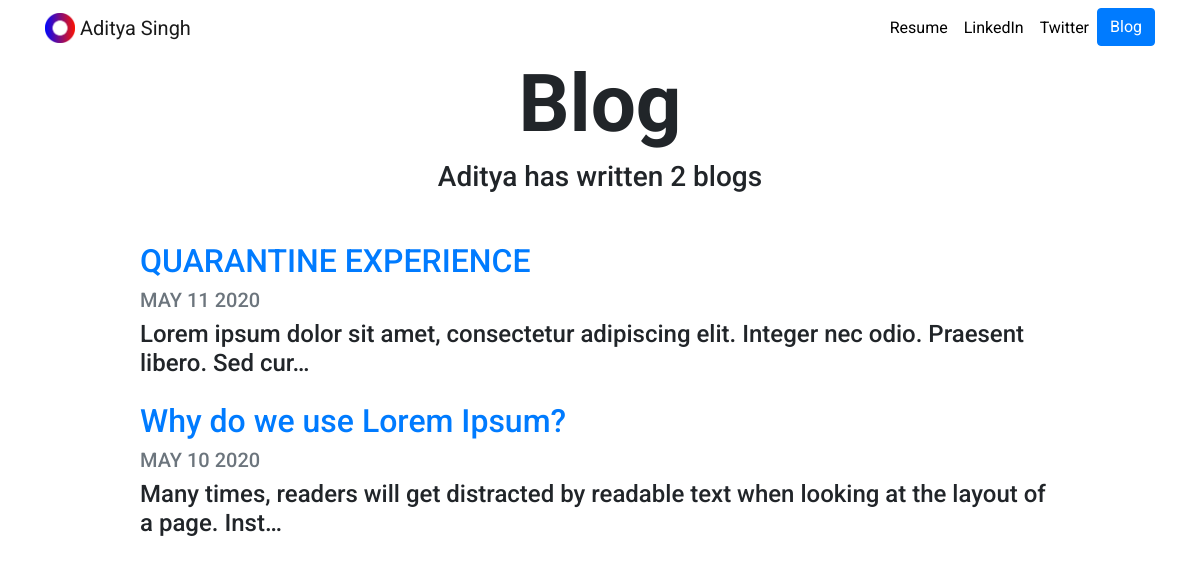
Screenshot of /blog/ with the database file from the repository.
### blog/models.py (models this page shows, shortened)
class Blog(models.Model):
	title = models.CharField(max_length=200)
	description = models.TextField()
	date = models.DateField()

### blog/views.py (the view)
# urls.py: path('', views.all_blogs, name='all_blogs'),
def all_blogs(request):
	blogs = Blog.objects.order_by('-date')
	return render(request, 'blog/all_blogs.html',{'blogs':blogs})

### blog/templates/blog/all_blogs.html
{% extends "portfolio/base.html" %}
{% load static %}
{% block content %}
<h1 id="blogtitle" class="font-weight-bold text-center">Blog</h1>
<h3 class="text-center mb-5">Aditya has written {{ blogs.count }} blog{{ blogs.count|pluralize }}</h3>
{% for blog in blogs %}
<div class="row justify-content-center my-3">
  <div class="col-md-10">
    <a href="{% url 'blog:detail' blog.id %}">
      <h2>{{ blog.title }}</h2>
    </a>
    <h5 class="text-muted">{{ blog.date|date:'M d Y'|upper }}</h5>
    <h4>{{ blog.description|striptags|truncatechars:100 }}</h4>
  </div>
</div>
{% endfor %}
{% endblock %}

### portfolio/static/portfolio/custom.css (style rules this page uses)
body { font-family: 'Roboto', sans-serif; }
#blogtitle { font-size: 5rem; }

### rows the page displays
Blog: title "QUARANTINE EXPERIENCE", date "MAY 11 2020", description "Lorem ipsum dolor sit amet, consectetur adipiscing elit. Integer nec odio. Praesent libero. Sed cur…"
Blog: title "Why do we use Lorem Ipsum?", date "MAY 10 2020", description "Many times, readers will get distracted by readable text when looking at the layout of a page. Inst…"

### other values shown
{{ blogs.count }} "2"
